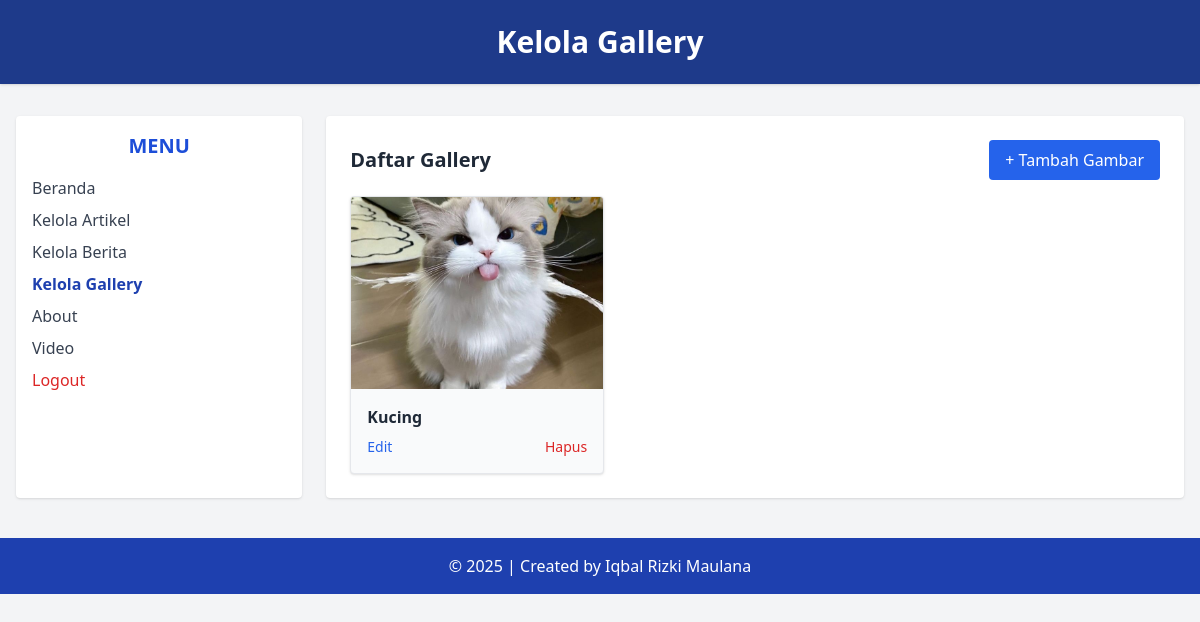
/admin/data_gallery.php (signed in), run on the app's committed database.
### tables this page shows
CREATE TABLE `tbl_gallery` (
  `id_gallery` int(11) NOT NULL,
  `judul` varchar(100) NOT NULL,
  `foto` varchar(100) NOT NULL
);

### admin/data_gallery.php (the view, shortened to what this page needs)
<?php
include('../koneksi.php');
?>
<!DOCTYPE html>
<html lang="en">
<head>
  <script src="https://cdn.tailwindcss.com"></script>
</head>
<body class="bg-gray-100 min-h-screen">
<header class="bg-blue-900 text-white text-center py-6 shadow">
  <h1 class="text-3xl font-bold">Kelola Gallery</h1>
</header>
<div class="flex max-w-7xl mx-auto mt-8 px-4">
  <aside class="w-1/4 bg-white rounded shadow p-4">
    <h2 class="text-xl font-semibold text-blue-700 mb-4 text-center">MENU</h2>
    <ul class="space-y-2 text-gray-700">
      <li><a href="beranda_admin.php" class="block hover:text-blue-600">Beranda</a></li>
      <li><a href="data_artikel.php" class="block hover:text-blue-600">Kelola Artikel</a></li>
      <li><a href="data_berita.php" class="block hover:text-blue600">Kelola Berita</a></li>
      <li><a href="data_gallery.php" class="block font-semibold text-blue-800">Kelola Gallery</a></li>
      <li><a href="about.php" class="block hover:text-blue-600">About</a></li>
      <li><a href="admin_video.php" class="block hover:text-blue-600">Video</a></li>
      <li>
        <a href="../auth/logout.php" onclick="return confirm('Apakah anda yakin ingin keluar?');"
           class="block text-red-600 hover:underline font-medium">Logout</a>
      </li>
    </ul>
  </aside>
  <main class="w-3/4 bg-white rounded shadow p-6 ml-6">
    <div class="flex justify-between items-center mb-4">
      <h2 class="text-xl font-bold text-gray-800">Daftar Gallery</h2>
      <a href="add_gallery.php" class="bg-blue-600 text-white px-4 py-2 rounded hover:bg-blue-700 transition">+ Tambah Gambar</a>
    </div>
    <div class="grid grid-cols-1 sm:grid-cols-2 md:grid-cols-3 gap-6">
      <?php
      $sql = "SELECT * FROM tbl_gallery";
      $query = mysqli_query($db, $sql);
      while ($data = mysqli_fetch_array($query)) {
          $img = htmlspecialchars($data['foto']);
          $img_path = "../images/" . rawurlencode($img);
          echo "<div class='bg-gray-50 border rounded shadow overflow-hidden'>";
          echo "<img src='{$img_path}' class='w-full h-48 object-cover'>";
          echo "<div class='p-4'>";
          echo "<p class='font-semibold text-gray-800 mb-2'>" . htmlspecialchars($data['judul']) . "</p>";
          echo "<div class='flex justify-between text-sm'>";
          echo "<a href='edit_gallery.php?id_gallery={$data['id_gallery']}' class='text-blue-600 hover:underline'>Edit</a>";
          echo "<a href='delete_gallery.php?id_gallery={$data['id_gallery']}' onclick='return confirm(\"Yakin ingin menghapus?\")' class='text-red-600 hover:underline'>Hapus</a>";
          echo "</div></div></div>";
      }
      ?>
    </div>
  </main>
</div>
<footer class="bg-blue-800 text-white text-center py-4 mt-10">
  &copy; <?php echo date('Y'); ?> | Created by Iqbal Rizki Maulana
</footer>
</body>
</html>

### data on the page
tbl_gallery: foto (picture), judul "Kucing"
